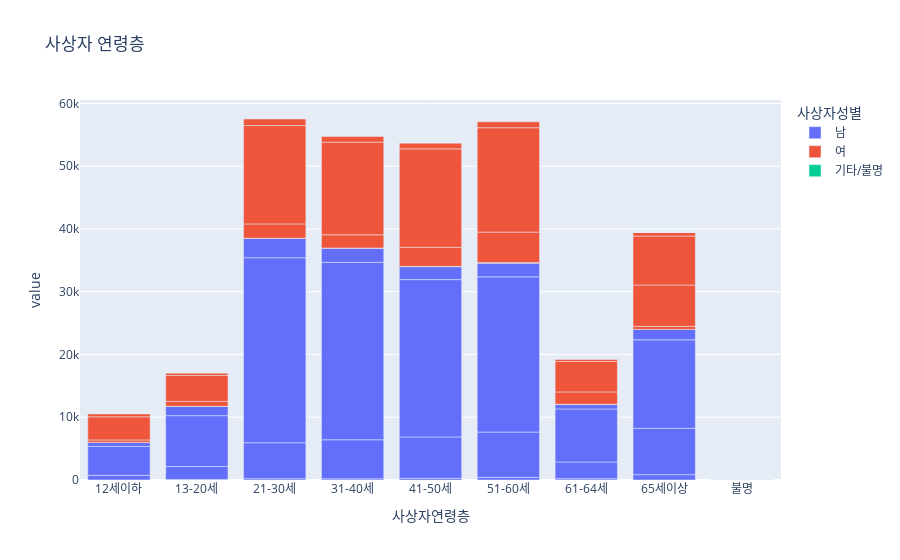

The cell this chart's notebook holds for it:
### Code cell
# 사상자 연령층
fig = px.bar(df_age_gender, x="사상자연령층", y=["사망자수", "중상자수", "경상자수", "부상신고자수"], color="사상자성별", title="사상자 연령층")
fig.show()

cs.tools.get_embed(cs.plotly.plot(fig, filename="사상자 연령층", auto_open=False))

### Figure 1 — Plotly figure (JSON) as saved in the notebook; plotly's stock layout.template omitted (floating-point values rounded to 4 significant figures)
{"data": [{"alignmentgroup": "True", "hovertemplate": "사상자성별=남<br>사상자연령층=%{x}<br>value=%{y}<extra></extra>", "legendgroup": "남", "marker": {"color": "#636efa", "pattern": {"shape": ""}}, "name": "남", "offsetgroup": "남", "orientation": "v", "showlegend": true, "textposition": "auto", "type": "bar", "x": ["12세이하", "13-20세", "21-30세", "31-40세", "41-50세", "51-60세", "61-64세", "65세이상", "불명", "12세이하", "13-20세", "21-30세", "31-40세", "41-50세", "51-60세", "61-64세", "65세이상", "불명", "12세이하", "13-20세", "21-30세", "31-40세", "41-50세", "51-60세", "61-64세", "65세이상", "불명", "12세이하", "13-20세", "21-30세", "31-40세", "41-50세", "51-60세", "61-64세", "65세이상", "불명"], "xaxis": "x", "y": [12, 92, 216, 196, 264, 426, 200, 852, 0, 735, 2053, 5718, 6214, 6597, 7213, 2674, 7380, 4, 4597, 8108, 29486, 28270, 25066, 24731, 8441, 14103, 14, 637, 1476, 3068, 2258, 2059, 2164, 698, 1659, 17], "yaxis": "y"}, {"alignmentgroup": "True", "hovertemplate": "사상자성별=여<br>사상자연령층=%{x}<br>value=%{y}<extra></extra>", "legendgroup": "여", "marker": {"color": "#EF553B", "pattern": {"shape": ""}}, "name": "여", "offsetgroup": "여", "orientation": "v", "showlegend": true, "textposition": "auto", "type": "bar", "x": ["12세이하", "13-20세", "21-30세", "31-40세", "41-50세", "51-60세", "61-64세", "65세이상", "불명", "12세이하", "13-20세", "21-30세", "31-40세", "41-50세", "51-60세", "61-64세", "65세이상", "불명", "12세이하", "13-20세", "21-30세", "31-40세", "41-50세", "51-60세", "61-64세", "65세이상", "불명", "12세이하", "13-20세", "21-30세", "31-40세", "41-50세", "51-60세", "61-64세", "65세이상", "불명"], "xaxis": "x", "y": [12, 11, 45, 25, 52, 124, 63, 490, 0, 393, 784, 2266, 2100, 3045, 4842, 1956, 6588, 2, 3681, 4132, 15676, 14765, 15677, 16626, 4851, 7794, 18, 457, 370, 1042, 884, 902, 944, 317, 623, 19], "yaxis": "y"}, {"alignmentgroup": "True", "hovertemplate": "사상자성별=기타/불명<br>사상자연령층=%{x}<br>value=%{y}<extra></extra>", "legendgroup": "기타/불명", "marker": {"color": "#00cc96", "pattern": {"shape": ""}}, "name": "기타/불명", "offsetgroup": "기타/불명", "orientation": "v", "showlegend": true, "textposition": "auto", "type": "bar", "x": ["65세이상", "불명", "65세이상", "불명", "65세이상", "불명", "65세이상", "불명"], "xaxis": "x", "y": [0, 1, 0, 0, 0, 0, 0, 0], "yaxis": "y"}], "layout": {"barmode": "relative", "legend": {"title": {"text": "사상자성별"}, "tracegroupgap": 0}, "title": {"text": "사상자 연령층"}, "xaxis": {"anchor": "y", "domain": [0, 1], "title": {"text": "사상자연령층"}}, "yaxis": {"anchor": "x", "domain": [0, 1], "title": {"text": "value"}}}}
